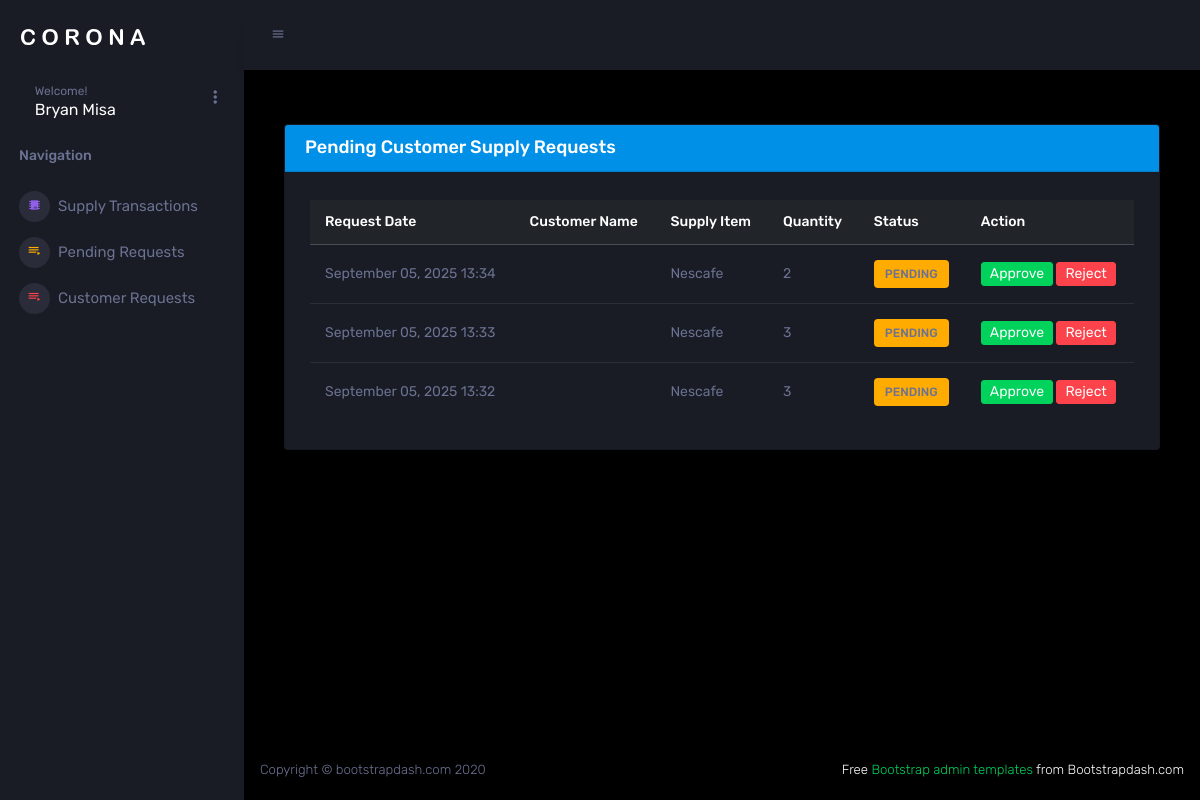
Page /supplymanager/supply-requests/pending/ (signed in) on the earlier database version.
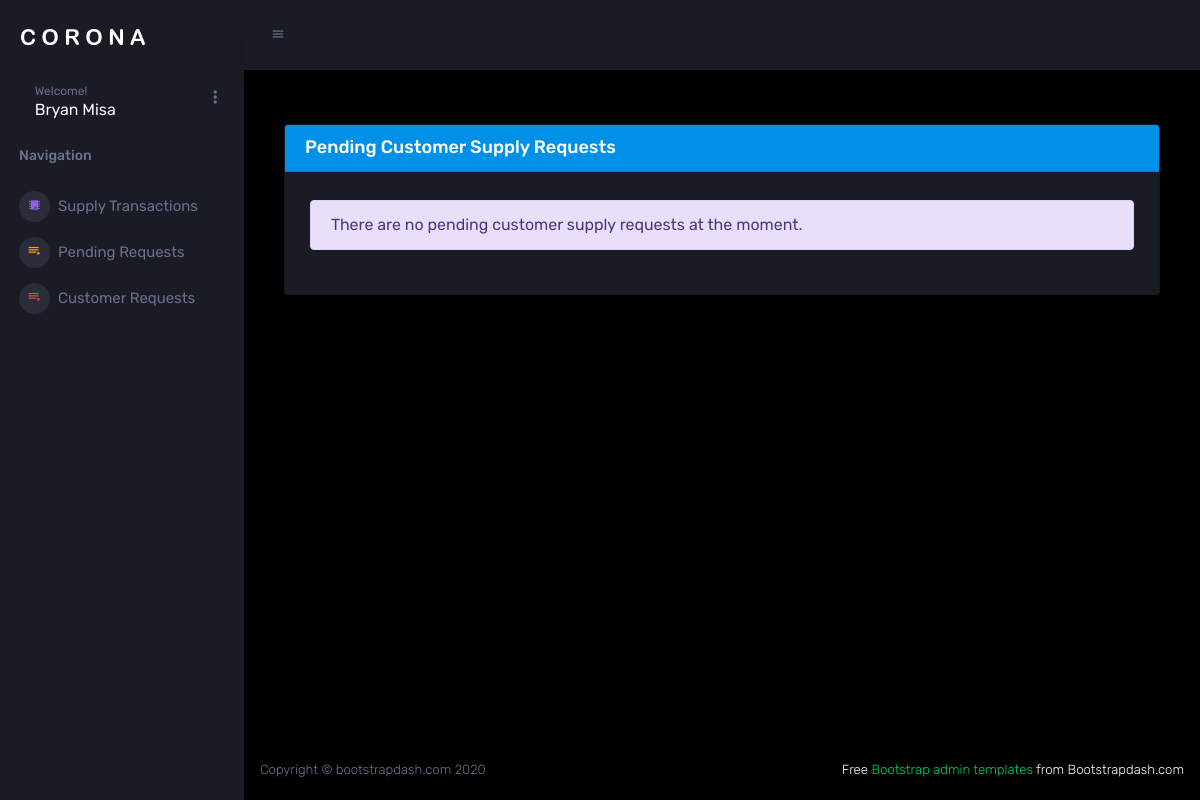
Same page on the later database version.
### supply/models.py (models this page shows, shortened)
class SupplyItemRequest(models.Model):
    supply_item = models.ForeignKey(SupplyItem, on_delete=models.CASCADE)
    customer = models.ForeignKey(CustomerProfile, on_delete=models.CASCADE, default=None, null=True)
    quantity = models.PositiveIntegerField()
    request_date = models.DateTimeField(auto_now_add=True)
    status = models.CharField(
        max_length=20,
        choices=[
            ('PROCESSING', 'Processing'),
            ('COMPLETED', 'Completed'),
            ('REJECTED', 'Rejected'),
            ('FOR_DELIVERY', 'For Delivery'),
            ('DELIVERED', 'Delivered'),
        ],
        default='PENDING'
    )

class SupplyItem(models.Model):
    STATUS_CHOICES = [
        ('ACTIVE', 'Active'),
        ('INACTIVE', 'Inactive'),
        ('DISCONTINUED', 'Discontinued'),
    ]
    item_id = models.CharField(max_length=100, unique=True)  # SKU or barcode
    name = models.CharField(max_length=255)
    quantity = models.PositiveIntegerField(default=0)
    description = models.TextField(blank=True, null=True)
    category = models.CharField(max_length=100)
    unit_of_measure = models.CharField(max_length=50)
    reorder_level = models.PositiveIntegerField(default=10)
    unit_cost = models.DecimalField(max_digits=10, decimal_places=2)
    status = models.CharField(max_length=20, choices=STATUS_CHOICES, default='active')
    supply_image = models.ImageField(upload_to='supply_images/', blank=True, null=True)
    lead_time_days = models.PositiveIntegerField(default=7)
    expiration_date = models.DateField(blank=True, null=True)
    date_added = models.DateTimeField(auto_now_add=True)
    last_updated = models.DateTimeField(auto_now=True)
    created_at = models.DateTimeField(auto_now_add=True)
    updated_at = models.DateTimeField(auto_now=True)
    class Meta:
        ordering = ['name']
        verbose_name = 'Supply Item'
        verbose_name_plural = 'Supply Items'

### supply/views.py (the view)
class CustomerPendingRequestListView(LoginRequiredMixin, UserPassesTestMixin, ListView):
    model = SupplyItemRequest
    template_name = 'supply_manager/customer_related/pending_customer_request.html'
    context_object_name = 'pending_requests'
    def test_func(self):
        return self.request.user.user_type == 'supply_manager'
    def get_queryset(self):
        return SupplyItemRequest.objects.filter(
            status='PENDING'
        ).order_by('-request_date')

### assets/templates/supply_manager/customer_related/pending_customer_request.html (shortened to what this page needs)
{% extends "base/base.html" %}
{% block content %}
<div class="container mt-4">
    <div class="card shadow-lg">
        <div class="card-header bg-primary text-white">
            <h4 class="mb-0">Pending Customer Supply Requests</h4>
        </div>
        <div class="card-body">
            {% if pending_requests %}
                <div class="table-responsive">
                    <table class="table table-hover">
                        <thead class="thead-dark">
                            <tr>
                                <th>Request Date</th>
                                <th>Customer Name</th>
                                <th>Supply Item</th>
                                <th>Quantity</th>
                                <th>Status</th>
                                <th>Action</th>
                            </tr>
                        </thead>
                        <tbody>
                            {% for request in pending_requests %}
                                <tr>
                                    <td>{{ request.request_date|date:"F d, Y H:i" }}</td>
                                    <td>{{ request.customer.get_full_name }}</td>
                                    <td>{{ request.supply_item.name }}</td>
                                    <td>{{ request.quantity }}</td>
                                    <td>
                                        <span class="badge {% if request.status == 'PENDING' %}bg-warning
                                                     {% elif request.status == 'APPROVED' %}bg-success
                                                     {% elif request.status == 'REJECTED' %}bg-danger
                                                     {% endif %}">
                                            {{ request.status }}
                                        </span>
                                    </td>
                                    <td>
                                        <a href="{% url 'supply:approve_request' request.id %}" class="btn btn-sm btn-success">Approve</a>
                                        <a href="{% url 'supply:reject_request' request.id %}" class="btn btn-sm btn-danger">Reject</a>
                                    </td>
                                </tr>
                            {% endfor %}
                        </tbody>
                    </table>
                </div>
            {% else %}
                <div class="alert alert-info">
                    There are no pending customer supply requests at the moment.
                </div>
            {% endif %}
        </div>
    </div>
</div>
{% endblock content %}

Differences in the rows shown:
no longer on this page (row edited): SupplyItemRequest: request_date "September 05, 2025 13:34", supply_item.name "Nescafe", quantity "2", status "PENDING"
no longer on this page (row edited): SupplyItemRequest: request_date "September 05, 2025 13:33", supply_item.name "Nescafe", quantity "3", status "PENDING"
no longer on this page (row edited): SupplyItemRequest: request_date "September 05, 2025 13:32", supply_item.name "Nescafe", quantity "3", status "PENDING"
Other differences:
text no longer shown: "Request Date Customer Name Supply Item Quantity Status Action"
text now shown: "There are no pending customer supply requests at the moment."
